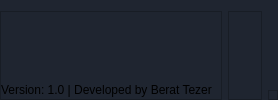
     <widget class="QFrame" name="footer_frame">
      <property name="styleSheet">
       <string notr="true">background-color: rgb(31, 37, 48);</string>
      </property>
      <property name="frameShape">
       <enum>QFrame::NoFrame</enum>
      </property>
      <property name="frameShadow">
       <enum>QFrame::Raised</enum>
      </property>
      <layout class="QHBoxLayout" name="horizontalLayout_5">
       <property name="leftMargin">
        <number>0</number>
       </property>
       <property name="rightMargin">
        <number>0</number>
       </property>
       <property name="bottomMargin">
        <number>0</number>
       </property>
       <item>
        <widget class="QFrame" name="footer_right_frame">
         <property name="frameShape">
          <enum>QFrame::StyledPanel</enum>
         </property>
         <property name="frameShadow">
          <enum>QFrame::Raised</enum>
         </property>
         <layout class="QHBoxLayout" name="horizontalLayout_6">
          <property name="leftMargin">
           <number>0</number>
          </property>
          <property name="bottomMargin">
           <number>2</number>
          </property>
          <item alignment="Qt::AlignLeft|Qt::AlignBottom">
           <widget class="QLabel" name="label_3">
            <property name="text">
             <string>Version: 1.0 | Developed by Berat Tezer</string>
            </property>
           </widget>
          </item>
         </layout>
        </widget>
       </item>
       <item>
        <widget class="QFrame" name="footer_left_frame">
         <property name="frameShape">
          <enum>QFrame::StyledPanel</enum>
         </property>
         <property name="frameShadow">
          <enum>QFrame::Raised</enum>
         </property>
         <layout class="QHBoxLayout" name="horizontalLayout_7">
          <property name="spacing">
           <number>0</number>
          </property>
          <property name="leftMargin">
           <number>0</number>
          </property>
          <property name="topMargin">
           <number>0</number>
          </property>
          <property name="rightMargin">
           <number>0</number>
          </property>
          <property name="bottomMargin">
           <number>5</number>
          </property>
          <item alignment="Qt::AlignRight|Qt::AlignTop">
           <widget class="QPushButton" name="footer_info_button">
            <property name="styleSheet">
             <string notr="true">* {
	border: none;
}</string>
            </property>
            <property name="text">
             <string/>
            </property>
            <property name="icon">
             <iconset>
              <normaloff>Images/whiteIcons/help-circle.svg</normaloff>Images/whiteIcons/help-circle.svg</iconset>
            </property>
            <property name="iconSize">
             <size>
              <width>32</width>
              <height>32</height>
             </size>
            </property>
           </widget>
          </item>
         </layout>
        </widget>
       </item>
       <item alignment="Qt::AlignBottom">
        <widget class="QFrame" name="size_grip">
         <property name="minimumSize">
          <size>
           <width>10</width>
           <height>10</height>
          </size>
         </property>
         <property name="maximumSize">
          <size>
           <width>10</width>
           <height>10</height>
          </size>
         </property>
         <property name="frameShape">
          <enum>QFrame::StyledPanel</enum>
         </property>
         <property name="frameShadow">
          <enum>QFrame::Raised</enum>
         </property>
        </widget>
       </item>
      </layout>
     </widget>
